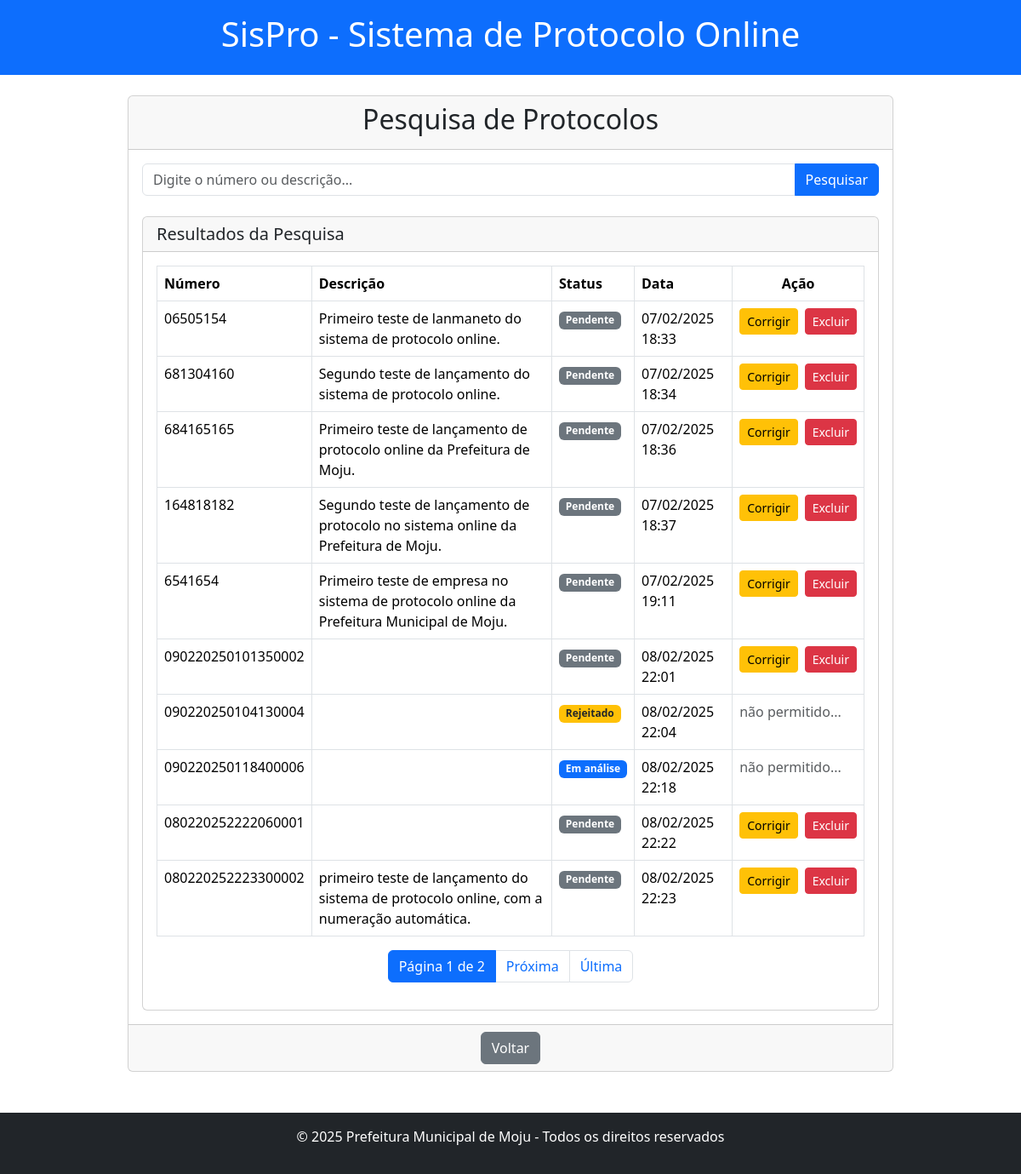
Before: /protocolos/pesquisa/ (signed in) with the older database file.
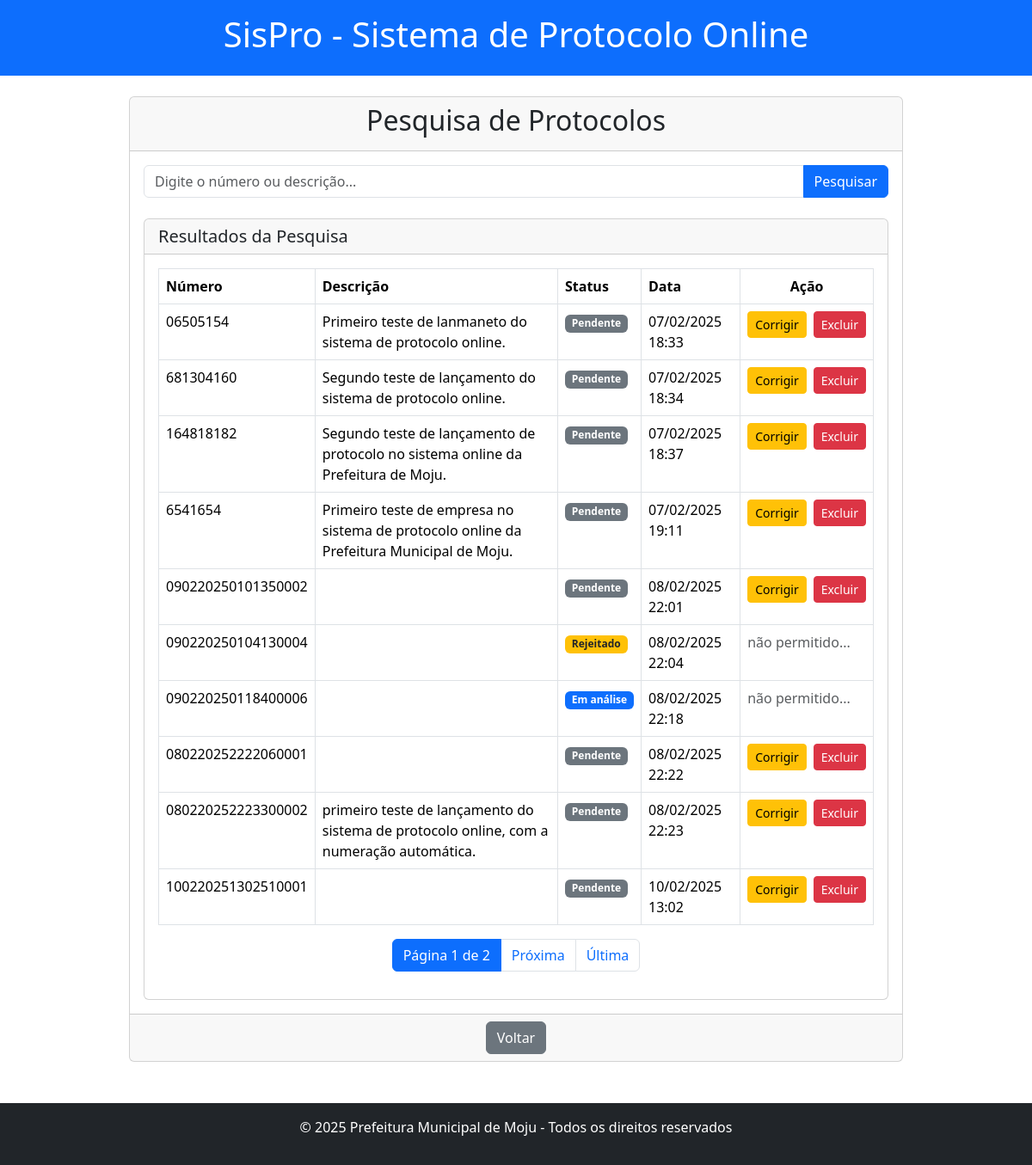
After: the same page with the newer database file.
### protocolos/models.py (models this page shows, shortened)
class Protocolo(models.Model):
    TIPO_PF_CHOICES = [
        ('RECIBO', 'Recibo'),
        ('NOTA_FISCAL', 'Nota Fiscal'),
    ]
    STATUS_CHOICES = [
        ('pago', 'Pago'),
        ('analise', 'Em Análise'),
        ('rejeitado', 'Rejeitado'),
        ('pendente', 'Pendente'),
    ]
    numero = models.CharField(max_length=20, unique=True, editable=False)  # Descomente este campo
    tipo_pf = models.CharField(max_length=20, choices=TIPO_PF_CHOICES, null=True, blank=True)
    numero_recibo = models.CharField(max_length=20, unique=True, editable=False, default=uuid.uuid4().hex)
    numero_nota_fiscal = models.CharField(max_length=20, null=True, blank=True)
    cpf = models.CharField(max_length=14, null=True, blank=True)
    nome = models.CharField(max_length=255, default='Nome padrão')
    endereco = models.CharField(max_length=255, default='Endereço padrão')
    descricao_servicos = models.TextField(default='Descrição padrão')
    valor_bruto = models.DecimalField(max_digits=10, decimal_places=2, default=0)
    descontos_iss = models.DecimalField(max_digits=10, decimal_places=2, default=0)
    descontos_irrf = models.DecimalField(max_digits=10, decimal_places=2, default=0)
    valor_liquido = models.DecimalField(max_digits=10, decimal_places=2, default=0)
    data = models.DateField(default=timezone.now)
    cnpj = models.CharField(max_length=18, null=True, blank=True)
    nome_empresa = models.CharField(max_length=255, null=True, blank=True)
    data_nota_fiscal = models.DateField(null=True, blank=True)
    usuario = models.ForeignKey(settings.AUTH_USER_MODEL, on_delete=models.CASCADE, related_name='protocolos')
    data_hora_lancamento = models.DateTimeField(default=timezone.now)
    descricao = models.TextField(blank=True)
    status = models.CharField(max_length=20, choices=STATUS_CHOICES, default='pendente')
    data_criacao = models.DateTimeField(auto_now_add=True)

### protocolos/views.py (the view)
# urls.py: path('pesquisa/', views.pesquisa_protocolos, name='pesquisa_protocolos'),
@login_required
def pesquisa_protocolos(request):
    query = request.GET.get('q', '')
    if query:
        protocolos = Protocolo.objects.filter(
            Q(numero__icontains=query) | Q(descricao__icontains=query)
        )
    else:
        protocolos = Protocolo.objects.all()
    paginator = Paginator(protocolos, 10)
    page_number = request.GET.get('page')
    page_obj = paginator.get_page(page_number)
    return render(request, 'protocolos/pesquisa_protocolos.html', {
        'protocolos_paginados': page_obj,
        'query': query,
    })

### protocolos/templates/protocolos/pesquisa_protocolos.html (shortened to what the changed rows need)
{% extends 'base_generic.html' %}
{% block content %}
<div class="container mt-4">
    <div class="card mx-auto" style="max-width: 900px;">
        <div class="card-header text-center">
            <h2>Pesquisa de Protocolos</h2>
        </div>
        <div class="card-body">
            {% if protocolos_paginados %}
                <div class="card">
                    <div class="card-body">
                        <table class="table table-bordered">
                            <thead>
                                <tr>
                                    <th>Número</th>
                                    <th>Descrição</th>
                                    <th>Status</th>
                                    <th>Data</th>
                                    <th class="text-center">Ação</th>
                                </tr>
                            </thead>
                            <tbody>
                                {% for protocolo in protocolos_paginados %}
                                <tr>
                                    <td>{{ protocolo.numero }}</td>
                                    <td>{{ protocolo.descricao }}</td>
                                    <td>
                                        {% if protocolo.status == 'pago' %}
                                            <span class="badge bg-success">Pago</span>
                                        {% elif protocolo.status == 'rejeitado' %}
                                            <span class="badge bg-warning text-dark">Rejeitado</span>
                                        {% elif protocolo.status == 'analise' %}
                                            <span class="badge bg-primary">Em análise</span>
                                        {% else %}
                                            <span class="badge bg-secondary">Pendente</span>
                                        {% endif %}
                                    </td>
                                    <td>{{ protocolo.data_criacao|date:"d/m/Y H:i" }}</td>
                                    <td>
                                        <div class="d-flex gap-2">
                                            {% if protocolo.status == 'pendente' %}
                                                <a href="{% url 'protocolos:editar_protocolo' protocolo.id %}" class="btn btn-warning btn-sm">Corrigir</a>
                                                <button type="button" class="btn btn-danger btn-sm" data-bs-toggle="modal" data-bs-target="#confirmarExclusao{{ protocolo.id }}">
                                                    Excluir
                                                </button>
                                            {% else %}
                                                <span class="text-muted">não permitido...</span>
                                            {% endif %}
                                        </div>
                                    </td>
                                </tr>
                                {% endfor %}
                            </tbody>
                        </table>
                    </div>
                </div>
            {% else %}
                <p class="text-center">Nenhum protocolo encontrado.</p>
            {% endif %}
        </div>
    </div>
</div>
{% endblock %}

Changed rows visible on the page:
removed Protocolo: numero "684165165", descricao "Primeiro teste de lançamento de protocolo online da Prefeitura de Moju.", status "Pendente", data_criacao "07/02/2025 18:36"
now on this page (row unchanged): Protocolo: numero "100220251302510001", status "Pendente", data_criacao "10/02/2025 13:02"
